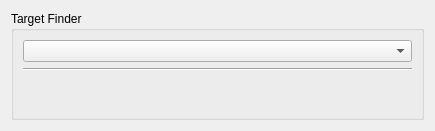
<?xml version="1.0" encoding="UTF-8"?>
<ui version="4.0">
 <class>TargetFinder</class>
 <widget class="QWidget" name="TargetFinder">
  <property name="geometry">
   <rect>
    <x>0</x>
    <y>0</y>
    <width>435</width>
    <height>131</height>
   </rect>
  </property>
  <property name="windowTitle">
   <string>Form</string>
  </property>
  <layout class="QVBoxLayout" name="verticalLayout">
   <item>
    <widget class="QGroupBox" name="group_box">
     <property name="title">
      <string>Target Finder</string>
     </property>
     <layout class="QVBoxLayout" name="verticalLayout_2">
      <item>
       <widget class="QComboBox" name="combo_box_target_finder"/>
      </item>
      <item>
       <widget class="Line" name="line">
        <property name="orientation">
         <enum>Qt::Horizontal</enum>
        </property>
       </widget>
      </item>
      <item>
       <widget class="QStackedWidget" name="stacked_widget"/>
      </item>
     </layout>
    </widget>
   </item>
  </layout>
 </widget>
 <resources/>
 <connections/>
</ui>
